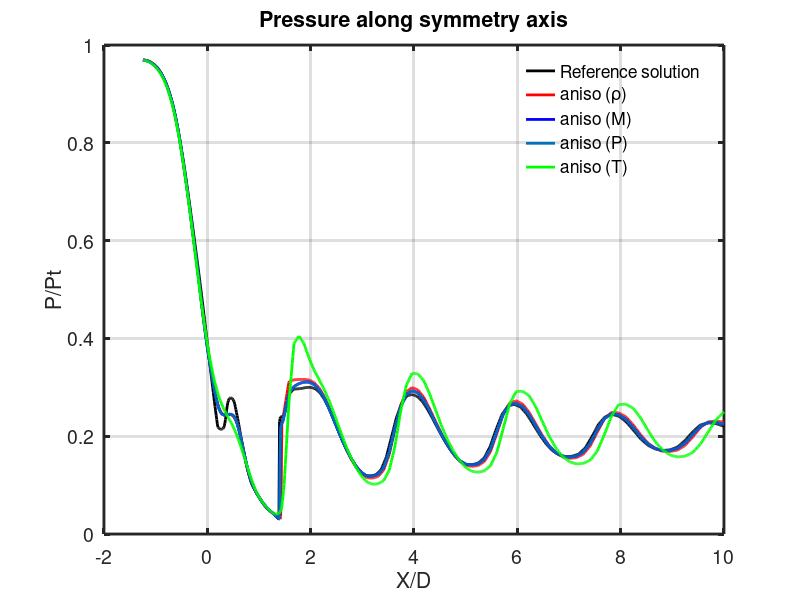

Recreate this plot in MATLAB.
% read reference solution
ref = csvread('reference/reference.csv');
ref_x = ref(:,4);
ref_x = ref_x(2:end,:);% delete useless 1st rows
ref_m = ref(:,1);
ref_m = ref_m(2:end,:);% delete useless 1st rows
ref_p = ref(:,3);
ref_p = ref_p(2:end,:); % delete useless 1st rows

%%%%%%%%%%%%%%%%%%%%%%%%%% nonideal nitrogen
%%%%%%% aniso
% read aniso of density for nonideal nitrogen
nonideal_ani_density = csvread('aniso/density.csv');
nonideal_ani_density_x = nonideal_ani_density(:,4);
nonideal_ani_density_x = nonideal_ani_density_x(2:end,:); 
nonideal_ani_density_m = nonideal_ani_density(:,1);
nonideal_ani_density_m = nonideal_ani_density_m(2:end,:); 
nonideal_ani_density_p = nonideal_ani_density(:,3);
nonideal_ani_density_p = nonideal_ani_density_p(2:end,:);

% read aniso of mach for nonideal nitrogen
nonideal_ani_mach= csvread('aniso/mach.csv');
nonideal_ani_mach_x = nonideal_ani_mach(:,4);
nonideal_ani_mach_x = nonideal_ani_mach_x(2:end,:); 
nonideal_ani_mach_m = nonideal_ani_mach(:,1);
nonideal_ani_mach_m = nonideal_ani_mach_m(2:end,:); 
nonideal_ani_mach_p = nonideal_ani_mach(:,3);
nonideal_ani_mach_p = nonideal_ani_mach_p(2:end,:);

% read aniso of p for nonideal nitrogen
nonideal_ani_p= csvread('aniso/p.csv');
nonideal_ani_p_x = nonideal_ani_p(:,4);
nonideal_ani_p_x = nonideal_ani_p_x(2:end,:); 
nonideal_ani_p_m = nonideal_ani_p(:,1);
nonideal_ani_p_m = nonideal_ani_p_m(2:end,:); 
nonideal_ani_p_p = nonideal_ani_p(:,3);
nonideal_ani_p_p = nonideal_ani_p_p(2:end,:);

% read aniso of T for nonideal nitrogen
nonideal_ani_t= csvread('aniso/t.csv');
nonideal_ani_t_x = nonideal_ani_t(:,4);
nonideal_ani_t_x = nonideal_ani_t_x(2:end,:); 
nonideal_ani_t_m = nonideal_ani_t(:,1);
nonideal_ani_t_m = nonideal_ani_t_m(2:end,:); 
nonideal_ani_t_p = nonideal_ani_t(:,3);
nonideal_ani_t_p = nonideal_ani_t_p(2:end,:);




% plot comparison
figure(1)
plot(ref_x,ref_p,'k',"linewidth", 2);
hold on
grid on
plot(nonideal_ani_density_x, nonideal_ani_density_p,'r',"linewidth", 2);
hold on
grid on
plot(nonideal_ani_mach_x, nonideal_ani_mach_p,'b',"linewidth", 2);
hold on
grid on
plot(nonideal_ani_p_x, nonideal_ani_p_p,"linewidth", 2);
hold on
grid on
plot(nonideal_ani_t_x, nonideal_ani_t_p,'g', "linewidth", 2);
hold on
grid on
xlabel('X/D')
##ylabel('Mach number')
ylabel('P/Pt')
##title('Mach number along symmetry axis')
title('Pressure along symmetry axis')
legend('Reference solution','aniso (\rho)', 'aniso (M)', 'aniso (P)', 'aniso (T)')
legend boxoff
set(gca, "linewidth", 2, "fontsize", 14);
##saveas(figure(1), "P_ref_nonideal_ani ");